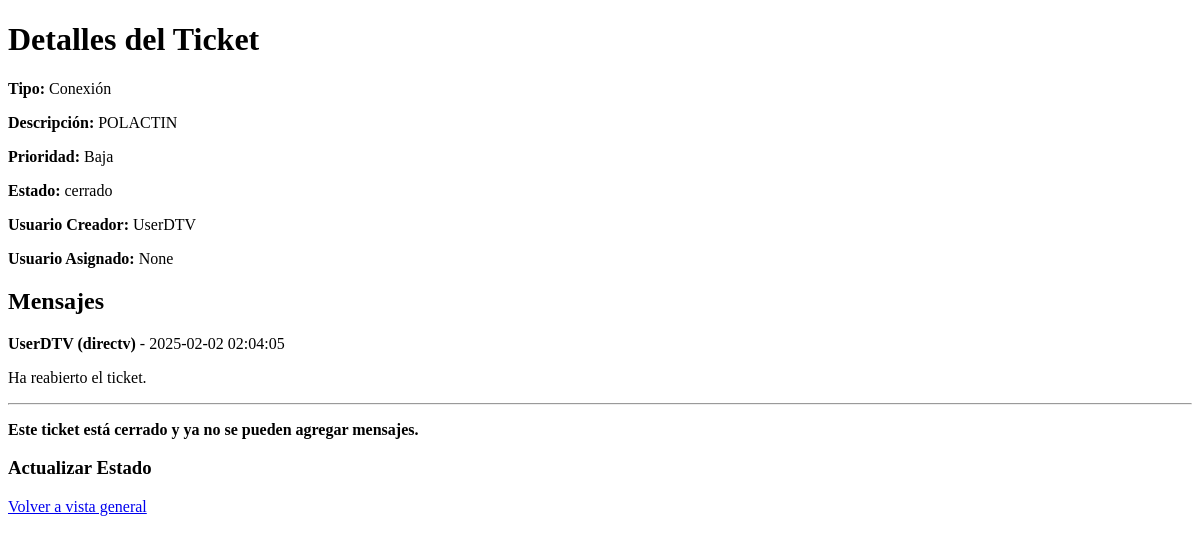
The page /ticket/49 (signed in) on the database as committed earlier.
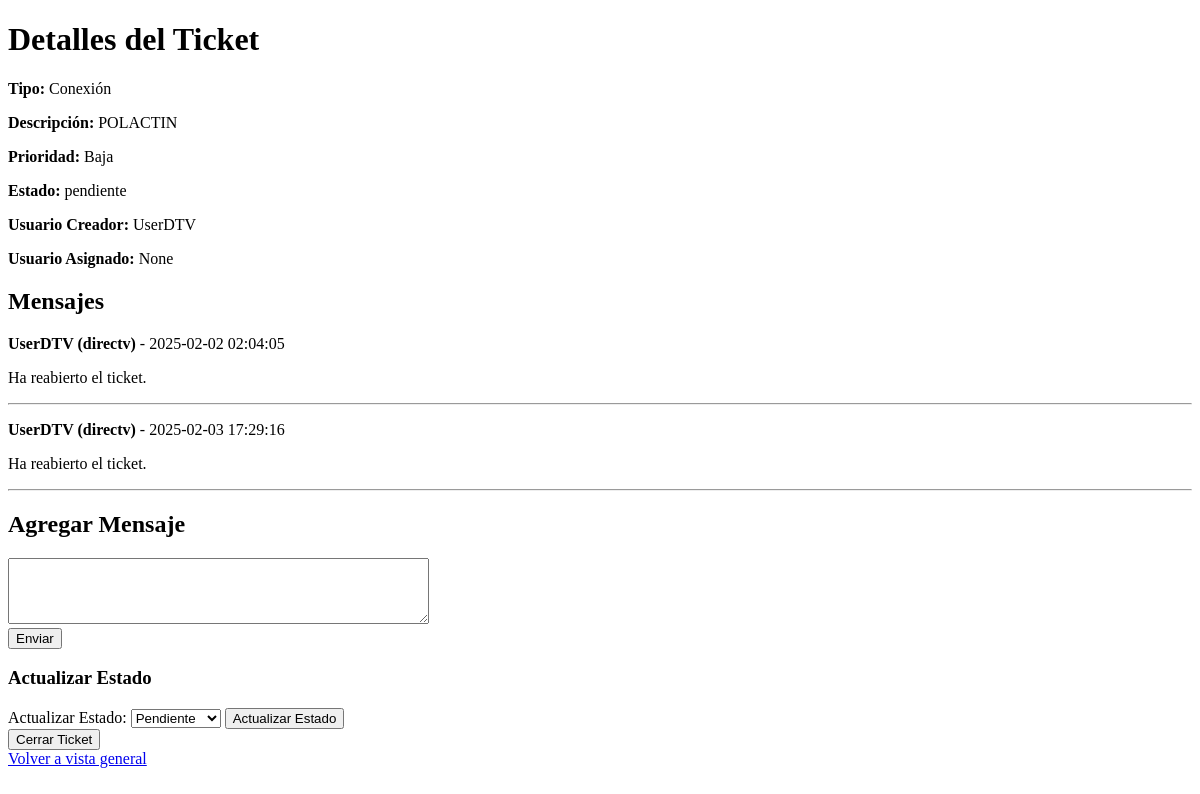
The same page on the database as committed later.
### tables this page shows
CREATE TABLE tickets (
    id INTEGER PRIMARY KEY AUTOINCREMENT,
    tipo TEXT NOT NULL,
    descripcion TEXT NOT NULL,
    prioridad TEXT NOT NULL,
    fecha_creacion DATETIME DEFAULT CURRENT_TIMESTAMP,
    usuario_creador TEXT NOT NULL,
    notas TEXT,
    archivo TEXT
, usuario_asignado TEXT, estado TEXT DEFAULT 'pendiente');

CREATE TABLE messages (
    id INTEGER PRIMARY KEY AUTOINCREMENT,
    ticket_id INTEGER NOT NULL,
    usuario TEXT NOT NULL,
    rol TEXT NOT NULL,
    mensaje TEXT NOT NULL,
    fecha TIMESTAMP DEFAULT CURRENT_TIMESTAMP,
    FOREIGN KEY (ticket_id) REFERENCES tickets (id)
);

### app.py (the view)
@app.route('/ticket/<int:id>', methods=['GET'])
@login_required
def view_ticket(id):
    conn = get_db_connection()
    ticket = conn.execute('SELECT * FROM tickets WHERE id = ?', (id,)).fetchone()
    messages = conn.execute('SELECT * FROM messages WHERE ticket_id = ? ORDER BY fecha ASC', (id,)).fetchall()
    conn.close()
    if not ticket:
        return "Ticket no encontrado", 404
    return render_template('view_ticket.html', ticket=ticket, messages=messages, current_user=current_user)

### app.py (called while the page is built)
def get_db_connection():
    conn = sqlite3.connect('database.db', timeout=10)  # Espera hasta 10 segundos si la base de datos está bloqueada
    conn.row_factory = sqlite3.Row
    return conn

@login_manager.user_loader
def load_user(user_id):
    conn = get_db_connection()
    user = conn.execute('SELECT * FROM users WHERE id = ?', (user_id,)).fetchone()
    conn.close()
    if user:
        return User(id=user['id'], username=user['username'], role=user['role'])
    return None

### templates/view_ticket.html (shortened to what this page needs)
<!DOCTYPE html>
<html lang="en">
<head>
</head>
<body>
    <h1>Detalles del Ticket</h1>
    <p><strong>Tipo:</strong> {{ ticket['tipo'] }}</p>
    <p><strong>Descripción:</strong> {{ ticket['descripcion'] }}</p>
    <p><strong>Prioridad:</strong> {{ ticket['prioridad'] }}</p>
    <p><strong>Estado:</strong> {{ ticket['estado'] }}</p>
    <p><strong>Usuario Creador:</strong> {{ ticket['usuario_creador'] }}</p>
    <p><strong>Usuario Asignado:</strong> {{ ticket['usuario_asignado'] }}</p>
    <h2>Mensajes</h2>
    <div>
        {% for message in messages %}
        <p><strong>{{ message['usuario'] }} ({{ message['rol'] }})</strong> - {{ message['fecha'] }}</p>
        <p>{{ message['mensaje'] }}</p>
        <hr>
        {% endfor %}
    </div>
    {% if ticket['estado'].lower() not in ['cerrado', 'resuelto'] %}
    <h2>Agregar Mensaje</h2>
    <form method="POST" action="{{ url_for('add_message', ticket_id=ticket['id']) }}" onsubmit="showLoading()">
        <textarea name="mensaje" rows="4" cols="50" required></textarea><br>
        <button type="submit">Enviar</button>
    </form>
    {% else %}
    <p><strong>Este ticket está {{ ticket['estado'] }} y ya no se pueden agregar mensajes.</strong></p>
    {% endif %}
    <h3>Actualizar Estado</h3>
    {% if current_user.role == 'usittel' and ticket.estado != 'cerrado' %}
    <form action="/update-ticket/{{ ticket.id }}" method="POST" onsubmit="showLoading()">
        <label for="estado">Actualizar Estado:</label>
        <select name="estado">
            <option value="pendiente" {% if ticket.estado == 'pendiente' %}selected{% endif %}>Pendiente</option>
        </select>
        <button type="submit">Actualizar Estado</button>
    </form>
{% endif %}
    {% if current_user.role == 'directv' or current_user.role == 'usittel' %}
    {% if ticket.estado != 'cerrado' %}
        <form action="{{ url_for('close_ticket', id=ticket.id) }}" method="POST" onsubmit="showLoading()">
            <button type="submit">Cerrar Ticket</button>
        </form>
    {% endif %}
{% endif %}
    <a href="/tickets">Volver a vista general</a>
</body>
</html>

Rows that differ between the two databases and show on the page:
changed tickets "Conexión": estado "cerrado" → "pendiente"; estado "cerrado" → "Pendiente"
added messages: usuario "UserDTV", rol "directv", fecha "2025-02-03 17:29:16", mensaje "Ha reabierto el ticket."
Other text that changed with them:
text no longer shown: "Este ticket está y ya no se pueden agregar mensajes."
text now shown: "Agregar Mensaje Enviar Actualizar Estado: Actualizar Estado Cerrar Ticket"
